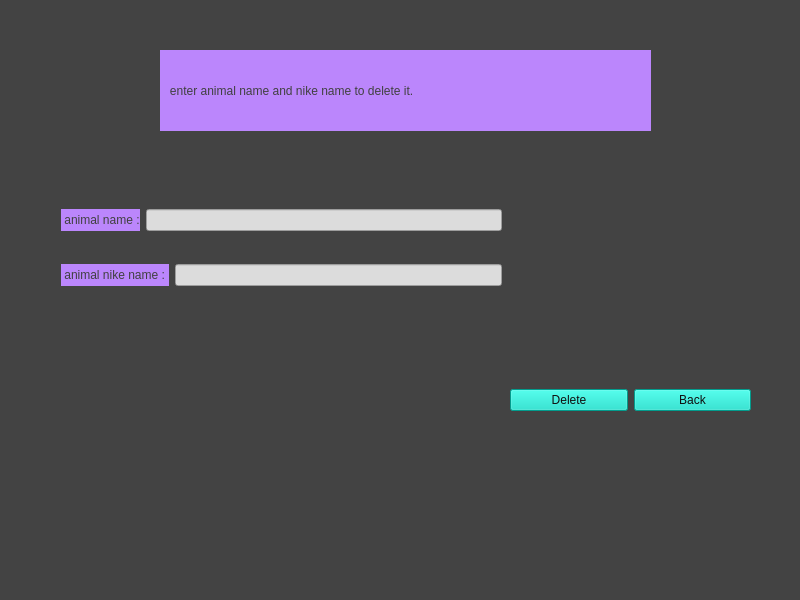
<?xml version="1.0" encoding="UTF-8"?>
<ui version="4.0">
 <class>Delete</class>
 <widget class="QMainWindow" name="Delete">
  <property name="geometry">
   <rect>
    <x>0</x>
    <y>0</y>
    <width>800</width>
    <height>600</height>
   </rect>
  </property>
  <property name="minimumSize">
   <size>
    <width>800</width>
    <height>600</height>
   </size>
  </property>
  <property name="maximumSize">
   <size>
    <width>800</width>
    <height>600</height>
   </size>
  </property>
  <property name="windowTitle">
   <string>MainWindow</string>
  </property>
  <property name="styleSheet">
   <string notr="true">background-color: rgb(67, 67, 67);</string>
  </property>
  <widget class="QWidget" name="centralwidget">
   <widget class="QLabel" name="label">
    <property name="geometry">
     <rect>
      <x>160</x>
      <y>50</y>
      <width>491</width>
      <height>81</height>
     </rect>
    </property>
    <property name="styleSheet">
     <string notr="true">font: 75 14pt &quot;Arial&quot;;
color: rgb(64, 64, 64);
background-color: rgb(187, 134, 252);</string>
    </property>
    <property name="text">
     <string>   enter animal name and nike name to delete it.</string>
    </property>
   </widget>
   <widget class="QWidget" name="layoutWidget">
    <property name="geometry">
     <rect>
      <x>510</x>
      <y>370</y>
      <width>241</width>
      <height>61</height>
     </rect>
    </property>
    <layout class="QHBoxLayout" name="horizontalLayout_3">
     <item>
      <widget class="QPushButton" name="pushButtonDelete">
       <property name="styleSheet">
        <string notr="true">background-color: rgb(3, 218, 197);
font: 75 14pt &quot;Arial&quot;;
color: rgb(15, 15, 15);</string>
       </property>
       <property name="text">
        <string>Delete</string>
       </property>
      </widget>
     </item>
     <item>
      <widget class="QPushButton" name="pushButton_back">
       <property name="styleSheet">
        <string notr="true">background-color: rgb(3, 218, 197);
font: 75 14pt &quot;Arial&quot;;
color: rgb(15, 15, 15);</string>
       </property>
       <property name="text">
        <string>Back</string>
       </property>
      </widget>
     </item>
    </layout>
   </widget>
   <widget class="QWidget" name="">
    <property name="geometry">
     <rect>
      <x>61</x>
      <y>182</y>
      <width>441</width>
      <height>131</height>
     </rect>
    </property>
    <layout class="QVBoxLayout" name="verticalLayout">
     <item>
      <layout class="QHBoxLayout" name="horizontalLayout">
       <item>
        <widget class="QLabel" name="label_2">
         <property name="styleSheet">
          <string notr="true">font: 75 12pt &quot;Arial&quot;;
color: rgb(64, 64, 64);
background-color: rgb(187, 134, 252);</string>
         </property>
         <property name="text">
          <string> animal name :</string>
         </property>
        </widget>
       </item>
       <item>
        <widget class="QLineEdit" name="lineEditName">
         <property name="styleSheet">
          <string notr="true">font: 75 12pt &quot;Arial&quot;;
background-color: rgb(220, 220, 220);
color: rgb(0, 0, 0);</string>
         </property>
        </widget>
       </item>
      </layout>
     </item>
     <item>
      <layout class="QHBoxLayout" name="horizontalLayout_2">
       <item>
        <widget class="QLabel" name="label_3">
         <property name="styleSheet">
          <string notr="true">font: 75 12pt &quot;Arial&quot;;
color: rgb(64, 64, 64);
background-color: rgb(187, 134, 252);</string>
         </property>
         <property name="text">
          <string> animal nike name : </string>
         </property>
        </widget>
       </item>
       <item>
        <widget class="QLineEdit" name="lineEditNikeName">
         <property name="styleSheet">
          <string notr="true">font: 75 12pt &quot;Arial&quot;;
background-color: rgb(220, 220, 220);
color: rgb(0, 0, 0);</string>
         </property>
        </widget>
       </item>
      </layout>
     </item>
    </layout>
   </widget>
  </widget>
  <widget class="QMenuBar" name="menubar">
   <property name="geometry">
    <rect>
     <x>0</x>
     <y>0</y>
     <width>800</width>
     <height>26</height>
    </rect>
   </property>
  </widget>
  <widget class="QStatusBar" name="statusbar"/>
 </widget>
 <resources/>
 <connections/>
</ui>
